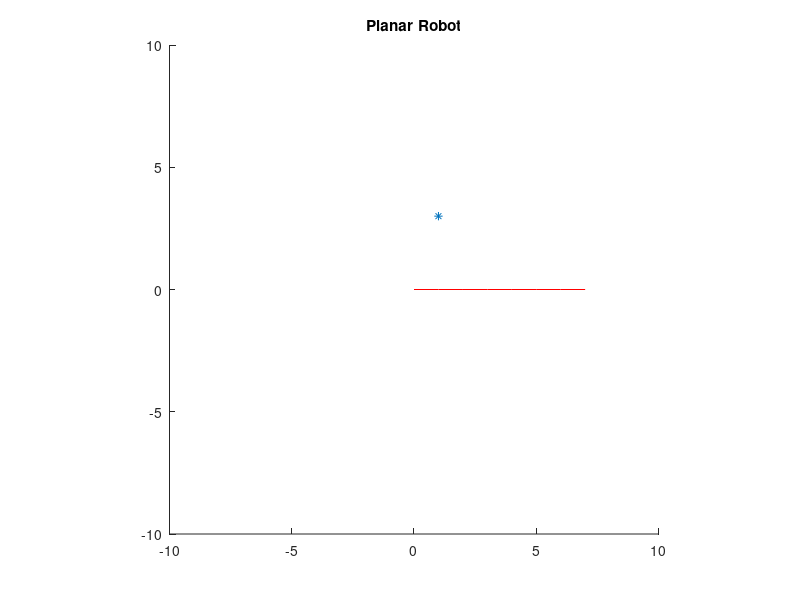

The MATLAB source for this figure: (Note: this script raises an error after producing the figure.)
%%  3D Cyclic Coordinate Descent Algorithm
%   Avery Bodenstein
%   9/3/2018

%%  Inputs
clc; clear; close all;

target = [1;3;3]; % target point

num_of_link = 7; % number of links
%   Set up initial joint X locations
xdata = (0:num_of_link);
%   Set up initial joint Y locations
ydata = zeros(1,num_of_link+1);
%   Set up initial joint Z locations
zdata = zeros(1,num_of_link+1);
%   Set up initial joint angles
angledata = zeros(1,num_of_link+1);
%   Set up intiial joint axes
axisdata = zeros(3,num_of_link+1);
%   Error threashold
threashold = 0.5;

%   Set up figure
figure
title('Planar Robot')
axis([-10 10 -10 10 -10 10])
axis square
hold on

%% Run CCD Algorithm

hnd = plot3(xdata,ydata,zdata,'-r');    % plot robot manipulator
plot3(target(1),target(2),target(3),'*')    % plot target

%input('Enter to Continue...');

[output_angles, output_positions, output_axes] = CCD_3D(angledata,[xdata;ydata;zdata],axisdata,0,target,threashold,10);

for i = 1:1:size(xdata,2)
    plot(output_positions(1,:), output_positions(2,:), output_positions(3,:), 'ob')
end

set(hnd,'xdata',output_positions(1,:),'ydata',output_positions(2,:),'zdata',output_positions(3,:)); % update data to plot  
